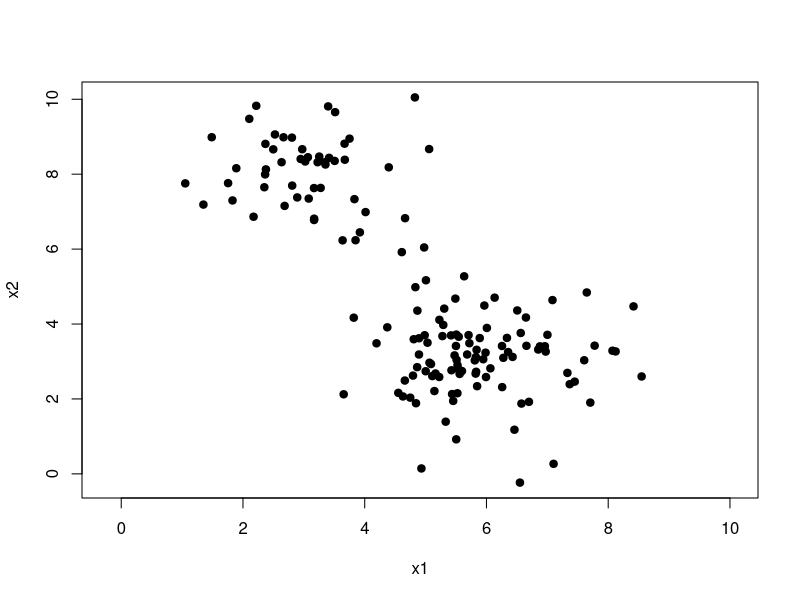
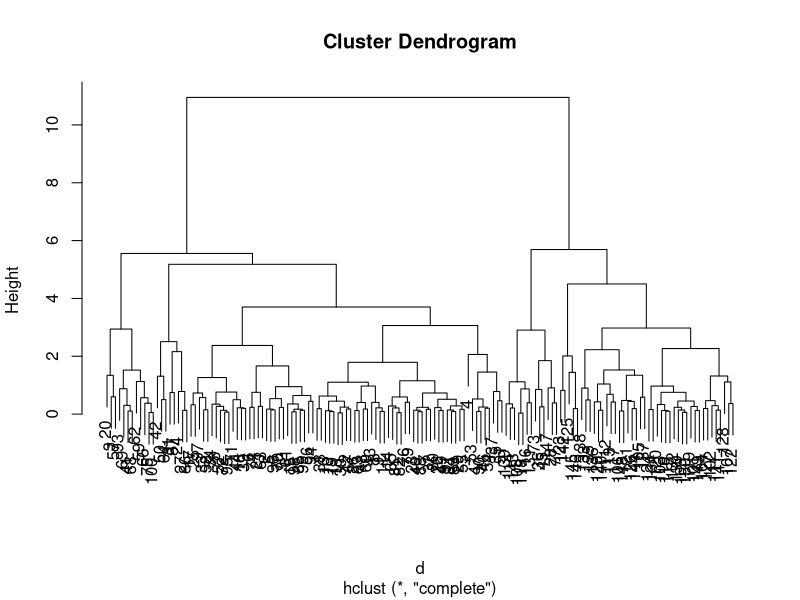
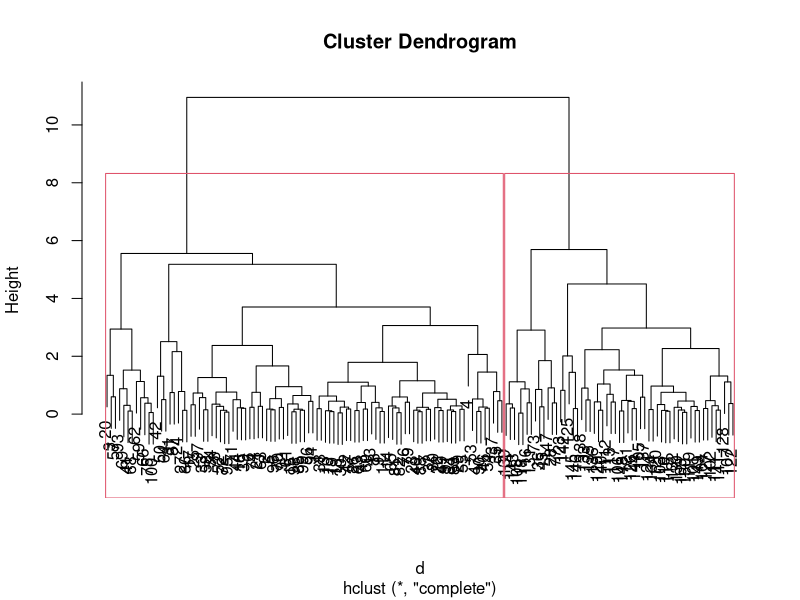
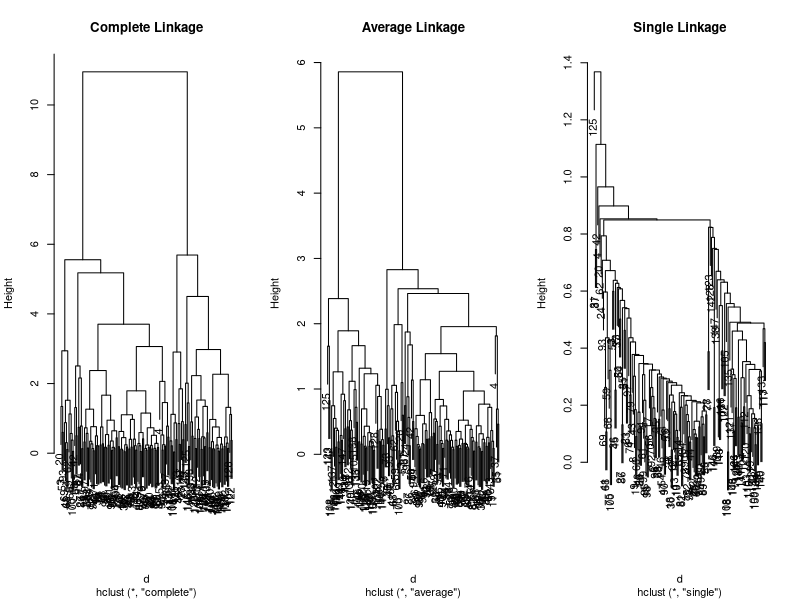
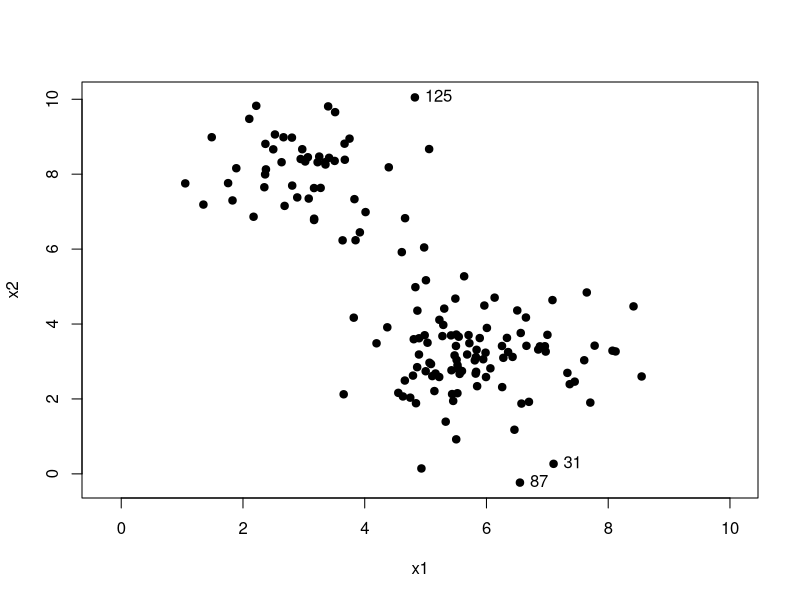
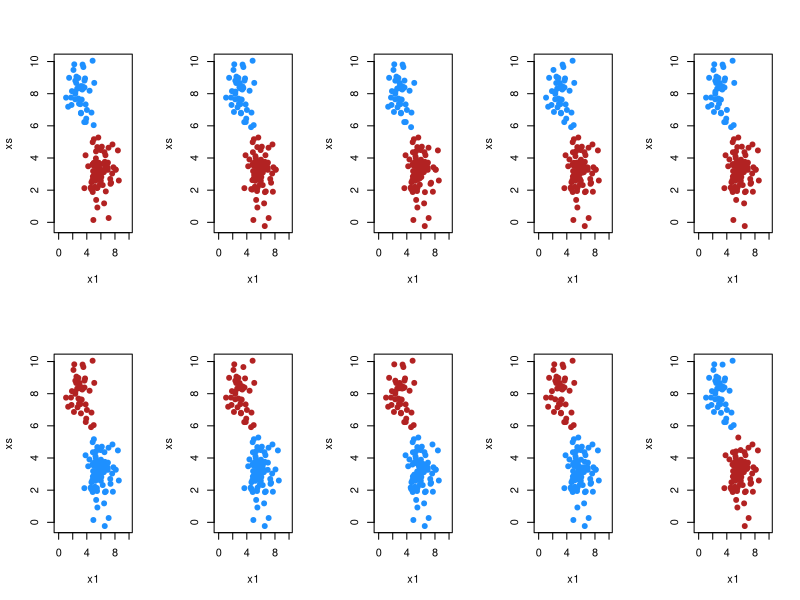
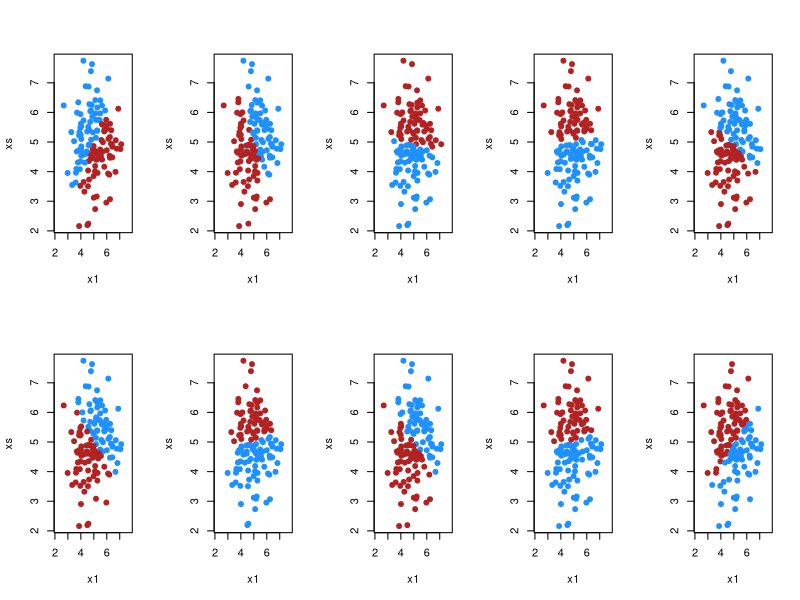

The R source for these figures, in order:
############################################################################

# Open Online R Stream (https://www.wvbauer.com/doku.php/live_streams)
#
# By:   Wolfgang Viechtbauer (https://www.wvbauer.com)
# Date: 2023-03-02
#
# Topic(s):
# - An Introduction to Statistical Learning (https://www.statlearning.com)
# - Section(s): 12.4.2 - 12.4.3
#
# last updated: 2023-03-03

############################################################################

### 12.4.2: Hierarchical Clustering

# simulate some data where there are essentially two groups
set.seed(1234)
x1 <- c(rnorm(100, 6, 1), rnorm(50, 3, 1))
x2 <- c(rnorm(100, 3, 1), rnorm(50, 8, 1))
X <- cbind(x1,x2)

# plot the data
plot(x1, x2, pch=19, xlim=range(c(x1,x2)), ylim=range(c(x1,x2)))

# compute Euclidean distances of the n=150 observations based on the p=2 features
d <- dist(X) # note: method="euclidean" is the default

# do hierarchical clustering
res <- hclust(d) # note: method="complete" is the default

# plot the dendrogram
plot(res)

# can interactively identify clusters by clicking on the plot (left click to
# draw boxes, right click to stop)
grp <- identify(res)
grp

# alternatively, we can use rect.hclust() to find the cut that creates a
# desired number of clusters in the plot
plot(res)
grp <- rect.hclust(res, k=2)
grp

# if we just want the group assignment according to a desired number of
# clusters, can also use the cutree() function
grp <- cutree(res, k=2)
grp

# get the group means on the features based on the group assignment
by(X, grp, colMeans)

# compare complete, average, and single linkage
par(mfrow=c(1,3))
res <- hclust(d, method="complete")
plot(res, main="Complete Linkage")
res <- hclust(d, method="average")
plot(res, main="Average Linkage")
res <- hclust(d, method="single")
plot(res, main="Single Linkage")

# plot the data again and label the points that are merged last according to
# single linkage
par(mfrow=c(1,1))
plot(x1, x2, pch=19, xlim=range(c(x1,x2)), ylim=range(c(x1,x2)))
id <- c(31,87,125)
text(x1[id], x2[id], id, pos=4)

############################################################################

### 12.4.3: Practical Issues in Clustering

# a possible way to get a sense of whether the clusters are 'real' is to do
# something like 10-fold cross-validation, where we repeat k-means clustering
# leaving out 1/10th of the data each time

# 10-fold cross-validation

fold <- sample(rep(1:10, each=15))

par(mfrow=c(2,5))

for (i in 1:10) {

   res <- kmeans(X[fold!=i,], centers=2)
   plot(x1[fold!=i], x2[fold!=i], pch=19, xlim=range(c(x1,x2)), ylim=range(c(x1,x2)),
        xlab="x1", ylab="xs", col=ifelse(res$cluster==1, "dodgerblue", "firebrick"))

}

# here, we see that the clusters that are being formed are quite consistent
# (the switching of the colors can be ignored)

# now simulate data where there really is only a single group
set.seed(2345)
x1 <- c(rnorm(100, 5, 1), rnorm(50, 5, 1))
x2 <- c(rnorm(100, 5, 1), rnorm(50, 5, 1))
X <- cbind(x1,x2)

# again do 10-fold CV

fold <- sample(rep(1:10, each=15))

for (i in 1:10) {

   res <- kmeans(X[fold!=i,], centers=2)
   plot(x1[fold!=i], x2[fold!=i], pch=19, xlim=range(c(x1,x2)), ylim=range(c(x1,x2)),
        xlab="x1", ylab="xs", col=ifelse(res$cluster==1, "dodgerblue", "firebrick"))

}

# here, we see that the clusters that are being formed are less consistent

############################################################################
